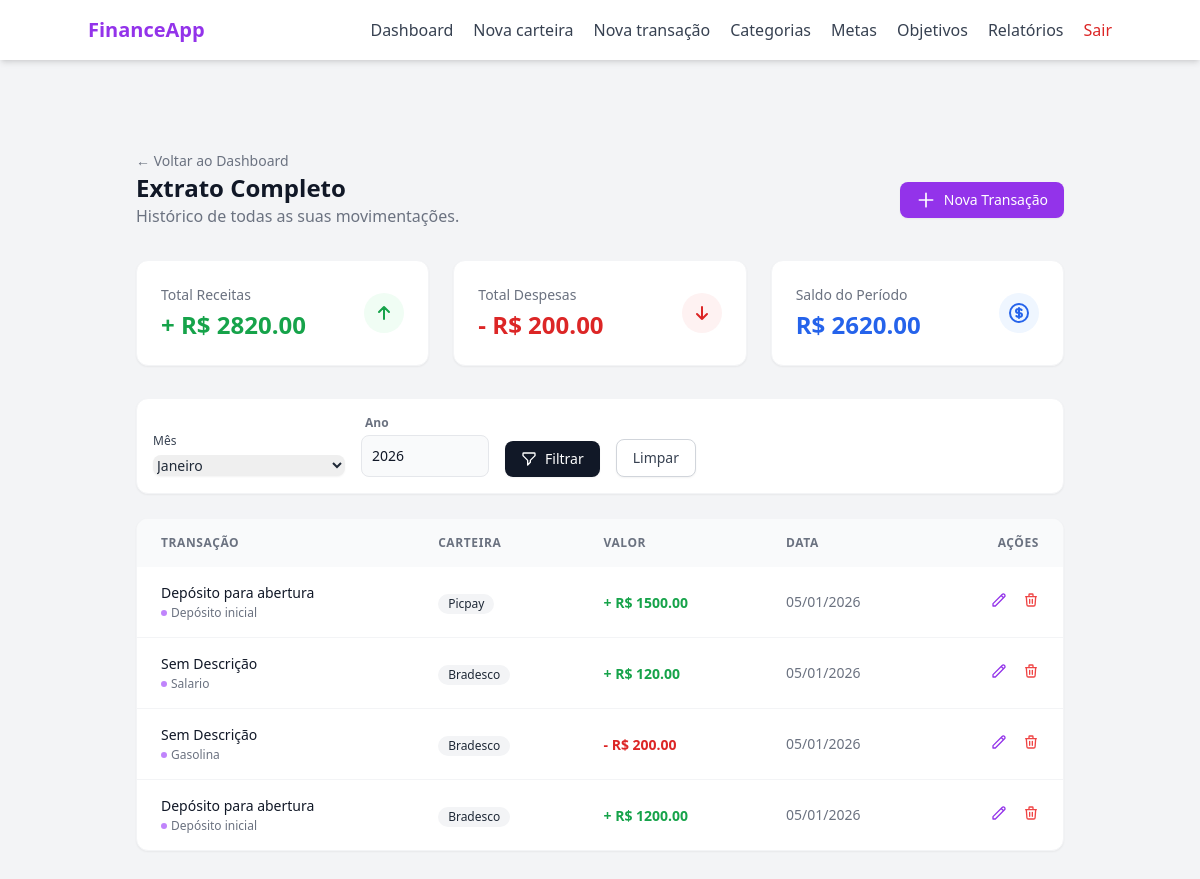
The page /transaction (signed in) on the database its author committed.
### models/transaction.py (models this page shows, shortened)
class Transaction(db.Model):
    __tablename__ = "transactions"
    id = db.Column(db.Integer, primary_key= True)
    transaction_type = db.Column(db.String(20), nullable= False)
    value = db.Column(db.Float, nullable= False)
    created_at = db.Column(db.Date, default= lambda: datetime.now(timezone.utc).date())
    description = db.Column(db.String(100), nullable= True)
    wallet_id = db.Column(db.Integer, db.ForeignKey("wallets.id"), nullable= False)
    category_id = db.Column(db.Integer, db.ForeignKey("categories.id"), nullable= True)
    category = db.relationship("Category", backref= "transactions", lazy= True)
    wallet = db.relationship("Wallet", backref= "transactions", lazy= True)

### models/category.py (models this page shows, shortened)
class Category(db.Model):
    __tablename__ = "categories"
    id = db.Column(db.Integer, primary_key= True)
    name = db.Column(db.String(100), nullable= False)
    type = db.Column(db.String(20), nullable= False)
    __mapper_args__ = {
        "polymorphic_on": type,
        "polymorphic_identity": "category"
    }

class UserCategory(Category):
    __mapper_args__ = {
        "polymorphic_identity": "user"
    }
    user_id = db.Column(db.Integer, db.ForeignKey("users.id"), nullable= True)

### models/wallet.py (models this page shows, shortened)
class Wallet(db.Model):
    __tablename__ = "wallets"
    id = db.Column(db.Integer, primary_key= True)
    wallet_name = db.Column(db.String(100), nullable= False)
    initial_balance = db.Column(db.Float, default= 0.0)
    current_balance = db.Column(db.Float, default= 0.0)
    is_active = db.Column(db.Boolean, default= True)
    created_at = db.Column(db.DateTime, default= lambda: datetime.now(timezone.utc).date())
    user_id = db.Column(db.Integer, db.ForeignKey("users.id"), nullable= False)

### routes/transaction_routes.py (the view)
@transaction_bp.route("", methods=["GET"])
@login_required
def transaction_page():
    today = datetime.now()
    selected_month = request.args.get("month", today.month, type=int)
    selected_year = request.args.get("year", today.year, type=int)
    transactions = TransactionController.get_user_transactions(
        user_id=current_user.id,
        month=selected_month,
        year=selected_year
    )
    total_income = sum(t.value for t in transactions if t.transaction_type == "income")
    total_expense = sum(t.value for t in transactions if t.transaction_type == "expense")
    total_balance = total_income - total_expense
    categories = CategoryController.get_user_categories(user_id= current_user.id)
    return render_template("transaction/index.html",
                           transactions=transactions,
                           total_income=total_income,
                           total_expense=total_expense,
                           total_balance=total_balance,
                           categories = categories,
                           selected_month=selected_month,
                           selected_year=selected_year)

### controllers/category_controller.py (called while the page is built)
    @staticmethod
    def get_user_categories(user_id):
        return UserCategory.query.filter_by(user_id= user_id).all()

### controllers/transaction_controller.py (called while the page is built)
    @staticmethod
    def get_user_transactions(user_id, month=None, year=None):
        if month is None or year is None:
            return Transaction.query.join(Wallet).filter(
                Wallet.user_id == user_id
            ).order_by(Transaction.created_at.desc()).order_by(Transaction.id.desc()).all()
        return Transaction.query.join(Wallet).filter(
            Wallet.user_id == user_id,
            extract("month", Transaction.created_at) == month,
            extract("year", Transaction.created_at) == year
        ).order_by(Transaction.created_at.desc()).order_by(Transaction.id.desc()).all()

### templates/transaction/index.html (shortened to what this page needs)
{% extends "base.html" %}
{% block content %}
<div class="max-w-7xl mx-auto px-4 sm:px-6 lg:px-8 py-8">
    <div class="text-left pt-4">
        <a href="{{ url_for('main_bp.dashboard_page') }}" class="text-sm text-gray-500 hover:text-purple-600 transition-colors">
            ← Voltar ao Dashboard
        </a>
    </div>
    <div class="flex flex-col sm:flex-row justify-between items-start sm:items-center mb-8 gap-4">
        <div>
            <h1 class="text-2xl font-bold text-gray-900">Extrato Completo</h1>
            <p class="text-gray-500">Histórico de todas as suas movimentações.</p>
        </div>
        <a href="{{ url_for('transaction_bp.transaction_new_page') }}" class="inline-flex items-center px-4 py-2 bg-purple-600 hover:bg-purple-700 text-white text-sm font-medium rounded-lg transition-colors shadow-sm">
            <svg class="w-5 h-5 mr-2" fill="none" stroke="currentColor" viewBox="0 0 24 24"><path stroke-linecap="round" stroke-linejoin="round" stroke-width="2" d="M12 4v16m8-8H4"></path></svg>
            Nova Transação
        </a>
    </div>
    <div class="grid grid-cols-1 md:grid-cols-3 gap-6 mb-8">
        <div class="bg-white p-6 rounded-xl border border-gray-100 shadow-sm flex items-center justify-between">
            <div>
                <p class="text-sm text-gray-500 mb-1">Total Receitas</p>
                <h3 class="text-2xl font-bold text-green-600">+ R$ {{ "%.2f"|format(total_income) }}</h3>
            </div>
            <div class="w-10 h-10 rounded-full bg-green-50 flex items-center justify-center text-green-600">
                <svg class="w-6 h-6" fill="none" stroke="currentColor" viewBox="0 0 24 24"><path stroke-linecap="round" stroke-linejoin="round" stroke-width="2" d="M7 11l5-5m0 0l5 5m-5-5v12"></path></svg>
            </div>
        </div>
        <div class="bg-white p-6 rounded-xl border border-gray-100 shadow-sm flex items-center justify-between">
            <div>
                <p class="text-sm text-gray-500 mb-1">Total Despesas</p>
                <h3 class="text-2xl font-bold text-red-600">- R$ {{ "%.2f"|format(total_expense) }}</h3>
            </div>
            <div class="w-10 h-10 rounded-full bg-red-50 flex items-center justify-center text-red-600">
                <svg class="w-6 h-6" fill="none" stroke="currentColor" viewBox="0 0 24 24"><path stroke-linecap="round" stroke-linejoin="round" stroke-width="2" d="M17 13l-5 5m0 0l-5-5m5 5V6"></path></svg>
            </div>
        </div>
        <div class="bg-white p-6 rounded-xl border border-gray-100 shadow-sm flex items-center justify-between">
            <div>
                <p class="text-sm text-gray-500 mb-1">Saldo do Período</p>
                <h3 class="text-2xl font-bold {{ 'text-blue-600' if total_balance >= 0 else 'text-red-600' }}">
                    R$ {{ "%.2f"|format(total_balance) }}
                </h3>
            </div>
            <div class="w-10 h-10 rounded-full bg-blue-50 flex items-center justify-center text-blue-600">
            </div>
        </div>
    </div>
    <form method="GET" action="{{ request.path }}" class="bg-white p-4 rounded-xl border border-gray-100 shadow-sm mb-6">
        <div class="flex flex-col sm:flex-row gap-4 items-end">
            <div class="w-full sm:w-auto">
                <label for="month" class="block text-xs font-medium text-gray-700 mb-1">Mês</label>
                <select name="month" id="month" class="w-full sm:w-48 rounded-lg border-gray-300 text-sm focus:ring-purple-500 focus:border-purple-500 shadow-sm">
                    {% set meses = ['Janeiro', 'Fevereiro', 'Março', 'Abril', 'Maio', 'Junho', 'Julho', 'Agosto', 'Setembro', 'Outubro', 'Novembro', 'Dezembro'] %}
                    {% for m in range(1, 13) %}
                    <option value="{{ m }}" {% if selected_month == m %}selected{% endif %}>
                        {{ meses[m-1] }}
                    </option>
                    {% endfor %}
                </select>
            </div>
            <div class="flex flex-col w-full sm:w-32">
                <label for="year" class="text-xs font-semibold text-gray-500 mb-1 ml-1">Ano</label>
                <input type="number" name="year" id="year" class="bg-gray-50 border border-gray-200 text-gray-900 text-sm rounded-lg focus:ring-slate-800 focus:border-slate-800 block w-full p-2.5" value="{{ selected_year }}">
            </div>
            <button type="submit" class="w-full sm:w-auto px-4 py-2 bg-gray-900 hover:bg-gray-800 text-white text-sm font-medium rounded-lg transition-colors shadow-sm flex items-center justify-center gap-2">
                <svg class="w-4 h-4" fill="none" stroke="currentColor" viewBox="0 0 24 24"><path stroke-linecap="round" stroke-linejoin="round" stroke-width="2" d="M3 4a1 1 0 011-1h16a1 1 0 011 1v2.586a1 1 0 01-.293.707l-6.414 6.414a1 1 0 00-.293.707V17l-4 4v-6.586a1 1 0 00-.293-.707L3.293 7.293A1 1 0 013 6.586V4z"></path></svg>
                Filtrar
            </button>
            <a href="{{ request.path }}" class="w-full sm:w-auto px-4 py-2 bg-white border border-gray-300 text-gray-700 hover:bg-gray-50 text-sm font-medium rounded-lg transition-colors shadow-sm text-center">
                Limpar
            </a>
        </div>
    </form>
    <div class="bg-white rounded-xl shadow-sm border border-gray-100 overflow-hidden">
        <table class="w-full text-left border-collapse">
            <thead class="bg-gray-50">
                <tr>
                    <th class="px-6 py-4 text-xs font-semibold text-gray-500 uppercase tracking-wider">Transação</th>
                    <th class="px-6 py-4 text-xs font-semibold text-gray-500 uppercase tracking-wider">Carteira</th> <th class="px-6 py-4 text-xs font-semibold text-gray-500 uppercase tracking-wider">Valor</th>
                    <th class="px-6 py-4 text-xs font-semibold text-gray-500 uppercase tracking-wider">Data</th>
                    <th class="px-6 py-4 text-xs font-semibold text-gray-500 uppercase tracking-wider text-right">Ações</th>
                </tr>
            </thead>
            <tbody class="divide-y divide-gray-100">
                {% for transaction in transactions %}
                <tr class="hover:bg-gray-50 transition-colors group">
                    <td class="px-6 py-4">
                        <div class="flex flex-col">
                            <span class="text-sm font-medium text-gray-900">{{ transaction.description if transaction.description else 'Sem Descrição' }}</span>
                            <span class="text-xs text-gray-500 flex items-center gap-1 mt-0.5">
                                <span class="w-1.5 h-1.5 rounded-full bg-purple-400"></span>
                                {{ transaction.category.name if transaction.category else 'Sem Categoria' }}
                            </span>
                        </div>
                    </td>
                    <td class="px-6 py-4">
                        <span class="inline-flex items-center px-2.5 py-0.5 rounded-full text-xs font-medium bg-gray-100 text-gray-800">
                            {{ transaction.wallet.wallet_name }}
                        </span>
                    </td>
                    <td class="px-6 py-4 whitespace-nowrap">
                        <span class="text-sm font-bold {{ 'text-green-600' if transaction.transaction_type == 'income' else 'text-red-600' }}">
                            {{ "-" if transaction.transaction_type == 'expense' else "+" }} R$ {{ "%.2f"|format(transaction.value) }}
                        </span>
                    </td>
                    <td class="px-6 py-4 whitespace-nowrap text-sm text-gray-500">
                        {{ transaction.created_at.strftime('%d/%m/%Y') }}
                    </td>
                    <td class="px-6 py-4 text-right">
                        <button class="text-purple-600 hover:text-purple-700 mr-3"
                            title="Editar"
                            onclick="openEditTransactionModal(
                                '{{ url_for('transaction_bp.edit_transaction', transaction_id=transaction.id) }}',
                                '{{transaction.value}}',
                                '{{ transaction.created_at.strftime('%Y-%m-%d') if transaction.created_at else '' }}',
                                '{{transaction.description}}',
                                '{{transaction.category_id}}'
                            )"
                            {% if transaction.category.type == 'system' %} disabled {% endif %}>
                            <svg class="w-4 h-4" fill="none" stroke="currentColor" viewBox="0 0 24 24"><path stroke-linecap="round" stroke-linejoin="round" stroke-width="2" d="M15.232 5.232l3.536 3.536m-2.036-5.036a2.5 2.5 0 113.536 3.536L6.5 21.036H3v-3.572L16.732 3.732z"></path></svg>
                        </button>
                        <button class="text-red-500 hover:text-red-700"
                            title="Deletar"
                            onclick="openConfirmModal(
                            '{{ url_for('transaction_bp.delete_transaction', transaction_id=transaction.id) }}',
                            'Excluir Transação',
                            'Tem certeza que deseja apagar a transação de R$ {{ transaction.value }}? O saldo da carteira será atualizado.'
                            )"
                            class="text-red-600 hover:text-red-800 hover:underline transition-colors font-medium text-sm flex items-center gap-1"
                            {% if transaction.category.type == 'system' %} disabled {% endif %}>
                            <svg class="w-4 h-4" fill="none" stroke="currentColor" viewBox="0 0 24 24"><path stroke-linecap="round" stroke-linejoin="round" stroke-width="2" d="M19 7l-.867 12.142A2 2 0 0116.138 21H7.862a2 2 0 01-1.995-1.858L5 7m5 4v6m4-6v6m1-10V4a1 1 0 00-1-1h-4a1 1 0 00-1 1v3M4 7h16"></path></svg>
                        </button>
                    </td>
                </tr>
                {% endfor %}
            </tbody>
        </table>
    </div>
</div>
{% endblock %}

### rows shown on the page
Transaction: transaction_type "+", value "1500.00"
Transaction: transaction_type "+", value "120.00"
Transaction: transaction_type "-", value "200.00"
Transaction: transaction_type "+", value "1200.00"

### other values the page prints
{{ "%.2f"|format(total_income) }} "2820.00"
{{ "%.2f"|format(total_expense) }} "200.00"
{{ "%.2f"|format(total_balance) }} "2620.00"
form field month "Janeiro"
